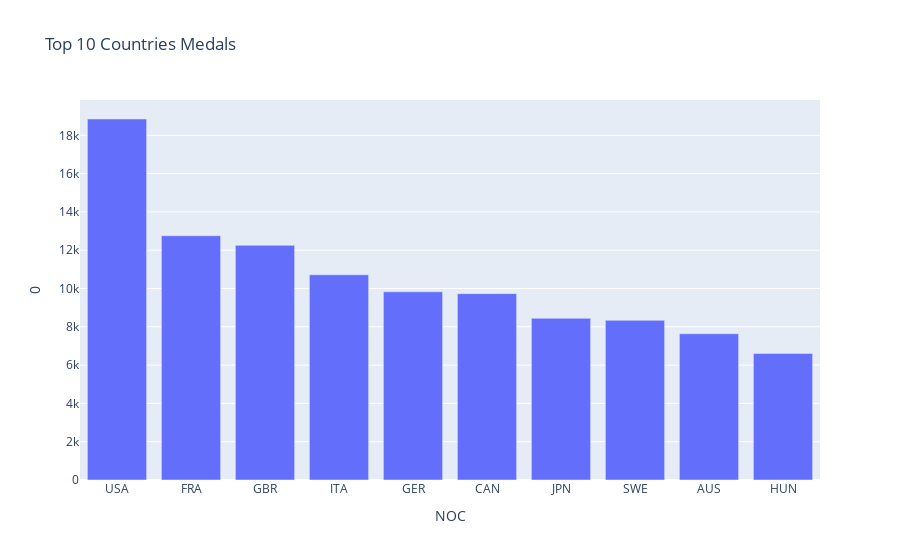

The notebook cell saved with this chart:
### Code cell
fig = px.bar(df.reset_index().head(10), x="NOC", y=0, title= "Top 10 Countries Medals")
fig.show()

### Figure 1 — Plotly figure (JSON) as saved in the notebook; plotly's stock layout.template omitted (floating-point values rounded to 4 significant figures)
{"data": [{"alignmentgroup": "True", "hovertemplate": "NOC=%{x}<br>0=%{y}<extra></extra>", "legendgroup": "", "marker": {"color": "#636efa", "pattern": {"shape": ""}}, "name": "", "offsetgroup": "", "orientation": "v", "showlegend": false, "textposition": "auto", "type": "bar", "x": ["USA", "FRA", "GBR", "ITA", "GER", "CAN", "JPN", "SWE", "AUS", "HUN"], "xaxis": "x", "y": [18853, 12758, 12256, 10715, 9830, 9733, 8444, 8339, 7638, 6607], "yaxis": "y"}], "layout": {"barmode": "relative", "legend": {"tracegroupgap": 0}, "title": {"text": "Top 10 Countries Medals"}, "xaxis": {"anchor": "y", "domain": [0, 1], "title": {"text": "NOC"}}, "yaxis": {"anchor": "x", "domain": [0, 1], "title": {"text": "0"}}}}
